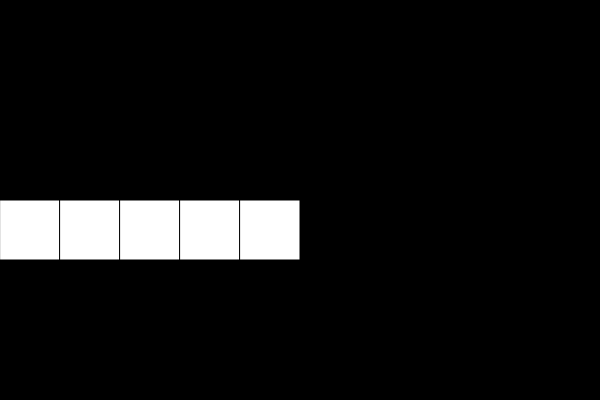
Frame 1 (no input)
Frame 60 (no input): identical to frame 1, image omitted
Frame 120 (the mouse pressed at the canvas centre since frame 60): identical to frame 1, image omitted

The p5.js sketch that drew this single still picture (run headless with seeded random() and noise() and a simulated clock; from frame 60 on, the mouse is pressed at the canvas centre):

// p5.js sketch
// ── sketch.js
function setup() {
    createCanvas(600, 400);
}

function draw() {
    background(0);

    fill(255);
    // 四角形を5個描画
    for (let i = 0; i < 5; i++) {
        rect(i * 60, 200, 60, 60);
    }
}
